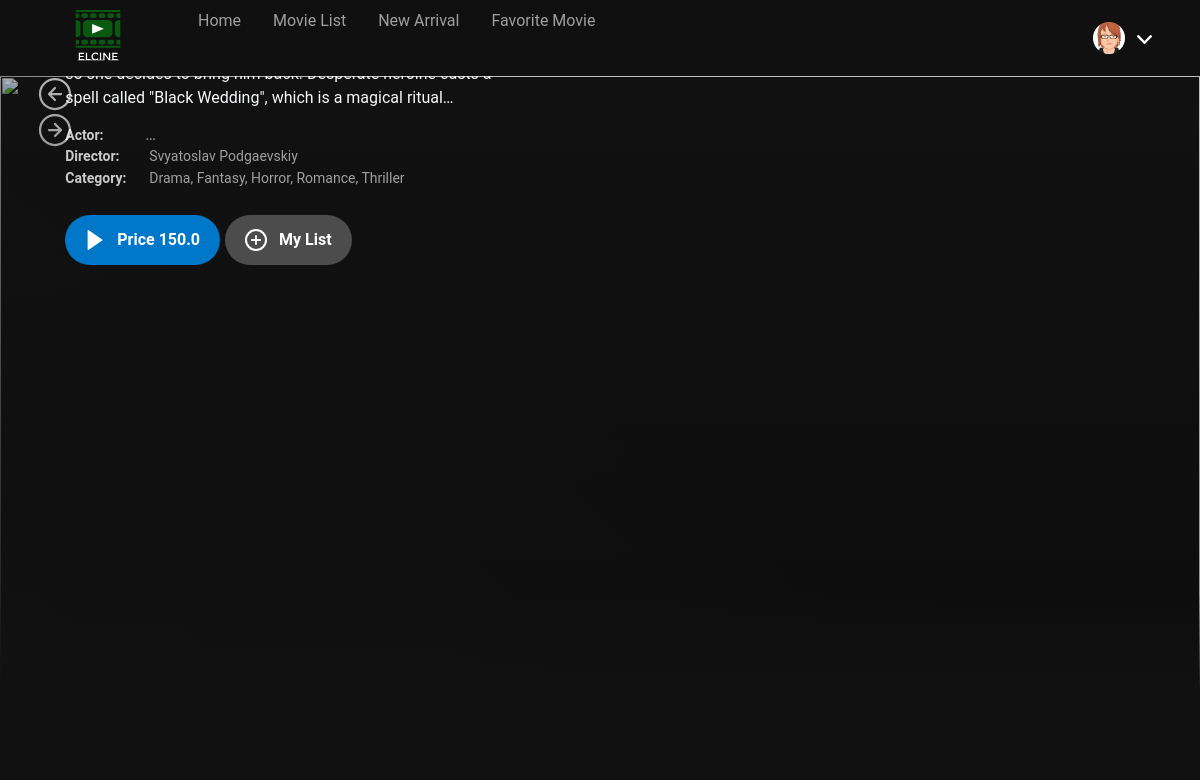
The app's page /browse/movie-detail.html?id=12 (signed in), older data.
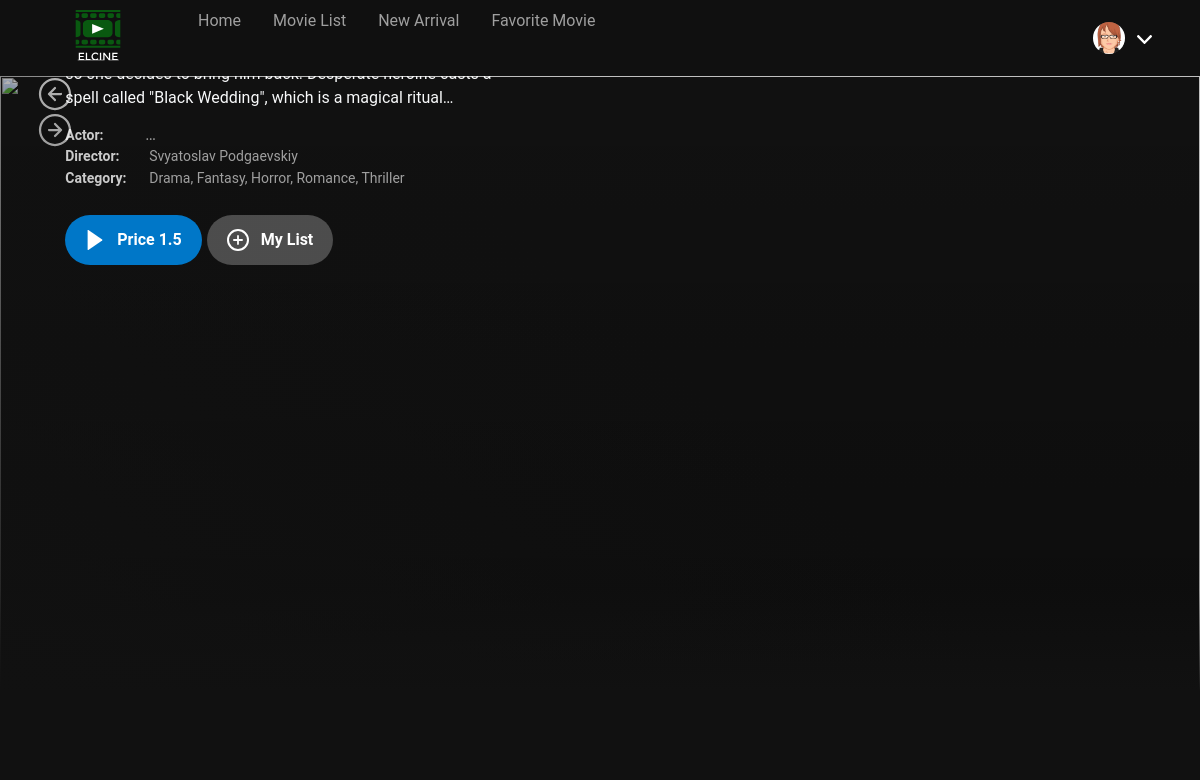
The same page, newer data.
### apps/elcine/models.py (models this page shows, shortened)
class TimestampedModel(models.Model):
  created_at = models.DateTimeField(auto_now_add=True)
  updated_at = models.DateTimeField(auto_now=True)
  class Meta:
    abstract = True
    ordering = ['-created_at', '-updated_at']

class Movies(TimestampedModel):
  id = models.BigAutoField(primary_key=True)
  group = models.ForeignKey(Group, on_delete=models.CASCADE, blank=True)
  title = models.CharField(blank=True, max_length=500)
  description = models.TextField(blank=True)
  year = models.CharField(max_length=10)
  rating = models.CharField(max_length=150, blank=True)
  runtime = models.CharField(max_length=50,blank=True)
  price = models.FloatField(default=0)
  director = models.CharField(max_length=300, blank=True)
  cast = models.CharField(max_length=300, blank=True)
  category = models.CharField(max_length=300, blank=True)
  poster_url = models.CharField(max_length=100,blank=True)
  video_url = models.CharField(max_length=100, blank=True)
  trailer = models.CharField(max_length=100, blank=True)
  is_favorite = models.BooleanField(default=False)
  is_billing = models.BooleanField(default=False)
  class Meta:
    db_table = 'movies'

### apps/app/views.py (the view, shortened to what this page needs)
@login_required(login_url="/signin/")
def pages(request):
    context = {}
    try:
        load_template = request.path.split('/')[-1]
        if load_template == 'admin':
            return HttpResponseRedirect(reverse('admin:index'))
        context['segment'] = load_template
        html_template = loader.get_template(load_template)
        if load_template == 'movie-rental.html':
            id = request.GET['id']
            movie = Movies.objects.filter(pk=id).get()
            current_user = request.user
            context['username'] = current_user.username
            context['id'] = movie.id
            context['group'] = movie.group.name
            context['title'] = movie.title
            context['description'] = movie.description
            context['year'] = movie.year
            context['category'] = movie.category
            context['rating'] = movie.rating
            context['price'] = movie.price
            context['director'] = movie.director
            context['cast'] = movie.cast
            context['runtime'] = movie.runtime
            context['poster_url'] = '/media/poster/' + movie.poster_url
            context['video_url'] = '/media/video/' + movie.video_url
            context['trailer'] = '/media/video/' + movie.trailer
            return HttpResponse(html_template.render(context, request))
        elif load_template == 'movie-watch.html':
            id = request.GET['id']
            movie = Movies.objects.get(id=id)
            context['video_url'] = '/media/video/' + movie.video_url
            return HttpResponse(html_template.render(context, request))
        elif  load_template == 'movie-detail.html':
            id = request.GET['id']
            movie = Movies.objects.filter(pk=id).get()
            context['id'] = movie.id
            context['group'] = movie.group.name
            context['title'] = movie.title
            context['is_favorite'] = movie.is_favorite
            context['is_billing'] = movie.is_billing
            context['description'] = movie.description
            context['year'] = movie.year
            context['category'] = movie.category
            context['rating'] = movie.rating
            context['price'] = movie.price
            context['director'] = movie.director
            context['cast'] = movie.cast
            context['runtime'] = movie.runtime
            context['poster_url'] = '/media/poster/' + movie.poster_url
            context['video_url'] = '/media/video/' + movie.video_url
            context['trailer'] = '/media/video/' + movie.trailer
            return HttpResponse(html_template.render(context, request))
        elif load_template == 'account.html':
            current_user = request.user
            context['username'] = current_user.username
            context['email'] = current_user.email
            context['password'] = current_user.password
            return HttpResponse(html_template.render(context, request))
        else:
            return HttpResponse(html_template.render(context, request))
    except template.TemplateDoesNotExist:
        html_template = loader.get_template('page-404.html')
        return HttpResponse(html_template.render(context, request))
    except:
        html_template = loader.get_template('page-500.html')
        return HttpResponse(html_template.render(context, request))

### templates/movie-detail.html (shortened to what this page needs)
{% block stylesheets %}
<link href="//maxcdn.bootstrapcdn.com/bootstrap/3.3.0/css/bootstrap.min.css" rel="stylesheet" id="bootstrap-css">
<link rel="stylesheet" href="/static/assets/main/main.css">
{% endblock stylesheets %}
{% block content %}
<div id="main-app">
  {% include "includes/navigation_hide.html" %}
  <div class="ribbon-banner">
    <div class="container">
      <div class="fadeIn-appear-done fadeIn-enter-done"
        style="position: absolute; top: 0px; left: 0px; width: 100%;">
        <img class="ribbon-image fadeIn"
          src = '{{ poster_url }}'
          placeholder="/static/assets/img/thumb-image.png">
        <div class="ribbon-content fadeInUp-enter-done">
          <div class="detail-wrap">
            <div>
              <div class="detail-movie-page">
                <div class="content-movie">
                  <div id="overview">
                    <div class="list-detail">
                    </div>
                    <div class="description text-light">
                      {{ description }}
                    </div>
                    <div class="list-type">
                      <div class="list-actor">
                        <span>Actor:</span>
                      </div>
                      <div class="list-actor">
                        <span>Director:</span>
                        <div class="text-actor">
                          <p class="actor">{{ director }}</p>&nbsp;
                        </div>
                      </div>
                      <div class="list-actor">
                        <span>Category:</span>
                        <div class="text-actor">
                          <div class="actor" >{{ category }}</div>&nbsp;
                        </div>
                      </div>
                    </div>
                    <div class="link-action">
											{% if is_billing == False %}
                      <button id="btnRent" class="btn-primary " type="watch">
                        <div class="btn-watch">
														Price {{ price }}
                        </div>
                      </button>
											{% endif %}
                        {% if is_favorite == False %}
												<button id="btnAddList" class="btn-primary btn-watch-movie" type="addList">
													<div class="btn-add-list">
														<div class="icon" id="addList">
														</div>My List
													</div>
												</button>
												{% endif %}
                    </div>
                  </div>
                </div>
              </div>
            </div>
          </div>
        </div>
      </div>
      <div class="layout-bottom"></div>
      <div class="style__WrapActionSlide-sucgiq-5 hrveWn">
        <div class="style__Arrow-sucgiq-6 hjEaDa prev">
        </div>
        <div class="style__Arrow-sucgiq-6 hjEaDa next">
        </div>
      </div>
    </div>
  </div>
</div>
{% endblock content %}

### templates/includes/navigation_hide.html (shortened to what this page needs)
<div class="nav-all">
  <div class="navbar-main" id="navbar">
    <div class="container-nav">
      <div class="nav-left">
        <div class="logo-nav">
          <a class="nav-link" href="/browse">
            <img id="logo" src="/static/assets/img/logo/Logo.svg" width="100" height="56">
          </a>
        </div>
        <div class="navigation">
          <ul>
            <li>
              <a aria-current="page" class="nav-link"
                href="/browse">Home</a>
            </li>
            <li>
              <a href="/browse/movie-list.html" class="nav-link">Movie list</a>
            </li>
            <li>
              <a href="/browse/new-arrival.html" class="nav-link">New arrival</a>
            </li>
            <li>
              <a href="/browse/mylist.html" class="nav-link">Favorite movie</a>
            </li>
          </ul>
        </div>
      </div>
      <div class="nav-right">
        <div class="dropdown-nav hover">
          <div class="icon-user">
            <img width="40" src="/static/assets/img/avatar3.png">
          </div>
        </div>
      </div>
    </div>
  </div>
</div>

Row changes from the older to the newer data that the page shows:
changed Movies "Svyatoslav Podgaevskiy": price "150.0" → "1.5"
